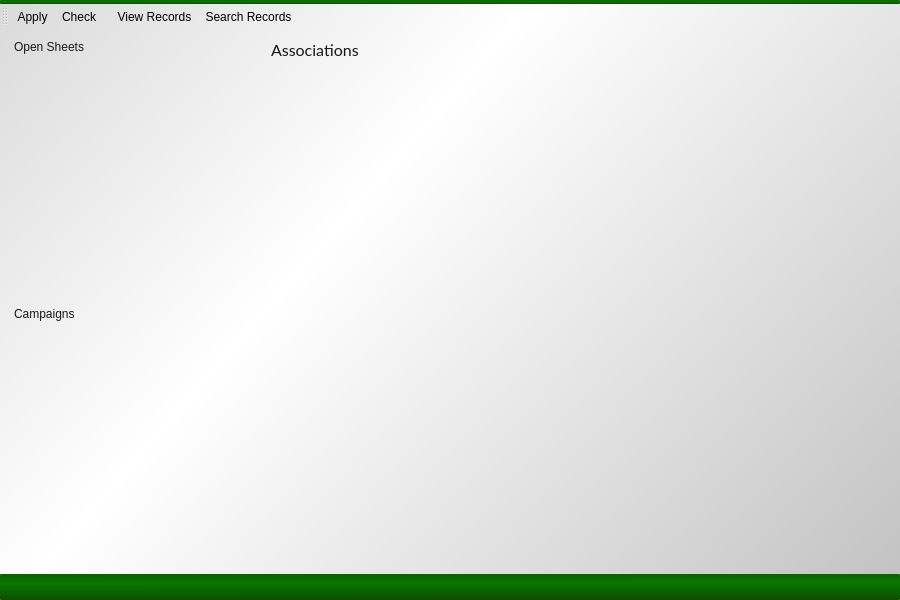
<?xml version="1.0" encoding="UTF-8"?>
<ui version="4.0">
 <class>MainWindow</class>
 <widget class="QMainWindow" name="MainWindow">
  <property name="geometry">
   <rect>
    <x>0</x>
    <y>0</y>
    <width>900</width>
    <height>600</height>
   </rect>
  </property>
  <property name="windowTitle">
   <string>MainWindow</string>
  </property>
  <property name="styleSheet">
   <string notr="true">QWidget {
	background-color: rgba(0, 0, 0, 0);
    border-radius: -0px;
    padding: 2px;
	font: 10pt &quot;Lato&quot;;
}

QWidget#MainWindow, QWidget#Dialog{
     background-color: qlineargradient(spread:reflect, x1:0.262, y1:0.573773, x2:1, y2:1, stop:0 rgb(255, 255, 255), stop:1 rgb(193, 193, 193));
}

QMessageBox{
     background-color: qlineargradient(spread:reflect, x1:0.262, y1:0.573773, x2:1, y2:1, stop:0 rgb(255, 255, 255), stop:1 rgb(220, 220, 220));
}

QLabel {
	background-color: qlineargradient(spread:reflect, x1:0.607246, y1:0.346, x2:0.623037, y2:1, stop:0 rgba(8, 120, 0, 0), stop:1 rgba(15, 76, 0, 0));
	font: 12pt &quot;Lato&quot;;
    color: rgb(24, 24, 24);
}

QMenuBar {
    border-radius: 1px;
	background-color: qlineargradient(spread:reflect, x1:0.607246, y1:0.346, x2:0.623037, y2:1, stop:0 rgba(8, 120, 0, 255), stop:1 rgba(15, 76, 0, 255));
    color: rgb(240, 240, 240);
}

QMenu {
     background-color: qlineargradient(spread:reflect, x1:0.262, y1:0.573773, x2:1, y2:1, stop:0 rgb(255, 255, 255), stop:1 rgb(230, 230, 230));
    color: rgb(240, 240, 240);
}

QMenu::item:hover{
    background-color: rgba(0, 0, 0, 15);
    color: rgb(240, 240, 240);
}

QMenu::item:selected{
     background-color: qlineargradient(spread:reflect, x1:0.262, y1:0.573773, x2:1, y2:1, stop:0 rgb(230, 230, 230), stop:1 rgb(255, 255, 255));
}

QStatusBar {
    border-radius: 1px;
	background-color: qlineargradient(spread:reflect, x1:0.607246, y1:0.346, x2:0.623037, y2:1, stop:0 rgba(8, 120, 0, 255), stop:1 rgba(15, 76, 0, 255));
    color: rgb(240, 240, 240);
}

QFrame[frameShape=&quot;4&quot;], QFrame[frameShape=&quot;5&quot;]{
	background-color: rgba(8, 120, 0, 255);
}

QPushButton{
     background-color: qlineargradient(spread:reflect, x1:0.262, y1:0.573773, x2:1, y2:1, stop:0 rgba(255, 255, 255, 255), stop:1 rgba(193, 193, 193, 120));
    padding-left: 4px;
    padding-right: 4px;
}

QPushButton:hover{
     background-color: qlineargradient(spread:reflect, x1:0.262, y1:0.573773, x2:1, y2:1, stop:0 rgba(255, 255, 255, 255), stop:1 rgba(240, 243, 240, 120));
}

QPushButton:pressed{
     background-color: qlineargradient(spread:reflect, x2:0.262, y2:0.573773, x1:1, y1:1, stop:0 rgba(255, 255, 255, 255), stop:1 rgba(220, 223, 220, 120));
}

QDateEdit{
     background-color: qlineargradient(spread:reflect, x2:0.262, y2:0.573773, x1:1, y1:1, stop:0 rgba(255, 255, 255, 255), stop:1 rgba(220, 223, 220, 250));
}

QDateEdit:hover{
      background-color: qlineargradient(spread:reflect, x1:0.262, y1:0.573773, x2:1, y2:1, stop:0 rgba(255, 255, 255, 255), stop:1 rgba(220, 223, 220, 120));
}

QTableWidget{
    color: rgba(0, 0, 0, 0);
    background-color: rgba(0, 0, 0, 0);
    alternate-background-color: rgba(0,0,0,20);
}

QTableView{
    color: rgba(0, 0, 0, 0);
    background-color: rgba(0, 0, 0, 0);
    alternate-background-color: rgba(0,0,0,15);
}

QHeaderView::section{
    border-radius: 4px solid black;
	font: 10pt &quot;Lato&quot;;
    min-width: 180; 
    min-height: 32;
}

QHeaderView {
    border-radius: 4px solid black;
    min-height: 16;
}

QTableCornerButton::section  {
	background-color: rgba(0, 0, 0, 0);
}

QLineEdit {
    background-color: rgba(0, 0, 0, 00);
}

QLineEdit:hover {
    background-color: rgba(0, 0, 0, 15);
}

QDateTimeEdit {
    background-color: rgba(0, 0, 0, 0);
}

QDateTimeEdit:hover {
    background-color: rgba(0, 0, 0, 15);
}

QComboBox{
}

QComboBox:Hover{
    background-color: rgba(0, 0, 0, 15);
}

QToolTip{
     background-color: qlineargradient(spread:reflect, x1:0.262, y1:0.573773, x2:1, y2:1, stop:0 rgb(255, 255, 255), stop:1 rgb(230, 230, 230));
}</string>
  </property>
  <widget class="QWidget" name="centralwidget">
   <layout class="QHBoxLayout" name="horizontalLayout" stretch="2,5">
    <item>
     <layout class="QVBoxLayout" name="sideBar">
      <item>
       <widget class="QLabel" name="sheetsLabel">
        <property name="text">
         <string>Open Sheets</string>
        </property>
       </widget>
      </item>
      <item>
       <widget class="Line" name="openSheetsULine">
        <property name="orientation">
         <enum>Qt::Horizontal</enum>
        </property>
       </widget>
      </item>
      <item>
       <widget class="QListView" name="sheetsList"/>
      </item>
      <item>
       <widget class="QLabel" name="campaignLabel">
        <property name="text">
         <string>Campaigns</string>
        </property>
       </widget>
      </item>
      <item>
       <widget class="Line" name="ULine">
        <property name="orientation">
         <enum>Qt::Horizontal</enum>
        </property>
       </widget>
      </item>
      <item>
       <widget class="QListView" name="campaignList"/>
      </item>
     </layout>
    </item>
    <item>
     <layout class="QVBoxLayout" name="assocTableLayout">
      <item>
       <widget class="QLabel" name="assocLabel">
        <property name="font">
         <font>
          <family>Lato</family>
          <pointsize>12</pointsize>
          <weight>50</weight>
          <italic>false</italic>
          <bold>false</bold>
         </font>
        </property>
        <property name="text">
         <string>Associations</string>
        </property>
        <property name="alignment">
         <set>Qt::AlignLeading|Qt::AlignLeft|Qt::AlignVCenter</set>
        </property>
       </widget>
      </item>
      <item>
       <widget class="Line" name="assocULine">
        <property name="orientation">
         <enum>Qt::Horizontal</enum>
        </property>
       </widget>
      </item>
      <item>
       <widget class="QTableView" name="assocTable">
        <property name="alternatingRowColors">
         <bool>true</bool>
        </property>
        <property name="showGrid">
         <bool>false</bool>
        </property>
        <attribute name="horizontalHeaderShowSortIndicator" stdset="0">
         <bool>false</bool>
        </attribute>
       </widget>
      </item>
     </layout>
    </item>
   </layout>
  </widget>
  <widget class="QMenuBar" name="menubar">
   <property name="geometry">
    <rect>
     <x>0</x>
     <y>0</y>
     <width>900</width>
     <height>25</height>
    </rect>
   </property>
  </widget>
  <widget class="QStatusBar" name="statusbar"/>
  <widget class="QToolBar" name="toolBar">
   <property name="windowTitle">
    <string>toolBar</string>
   </property>
   <attribute name="toolBarArea">
    <enum>TopToolBarArea</enum>
   </attribute>
   <attribute name="toolBarBreak">
    <bool>false</bool>
   </attribute>
   <addaction name="actionApplyTranslations"/>
   <addaction name="actionCheck"/>
   <addaction name="separator"/>
   <addaction name="viewRecordsAction"/>
   <addaction name="searchAction"/>
  </widget>
  <action name="actionApplyTranslations">
   <property name="text">
    <string>Apply</string>
   </property>
   <property name="toolTip">
    <string>Move values from source sheet to target, while checking for duplicates or whitespace.</string>
   </property>
  </action>
  <action name="actionCheck">
   <property name="text">
    <string>Check</string>
   </property>
   <property name="toolTip">
    <string>Check selected translations for duplicates and/or whitespace, determined by settings.</string>
   </property>
  </action>
  <action name="searchAction">
   <property name="text">
    <string>Search Records</string>
   </property>
   <property name="toolTip">
    <string>search records for a specific value</string>
   </property>
  </action>
  <action name="viewRecordsAction">
   <property name="text">
    <string>View Records</string>
   </property>
   <property name="toolTip">
    <string>View records by date and campaign</string>
   </property>
  </action>
 </widget>
 <resources/>
 <connections/>
</ui>
